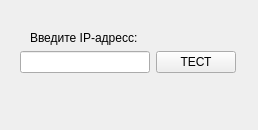
<?xml version="1.0" encoding="UTF-8"?>
<ui version="4.0">
 <class>MainWindow</class>
 <widget class="QMainWindow" name="MainWindow">
  <property name="geometry">
   <rect>
    <x>0</x>
    <y>0</y>
    <width>258</width>
    <height>130</height>
   </rect>
  </property>
  <property name="windowTitle">
   <string>MainWindow</string>
  </property>
  <widget class="QWidget" name="centralwidget">
   <widget class="QLabel" name="ip_label">
    <property name="geometry">
     <rect>
      <x>30</x>
      <y>30</y>
      <width>111</width>
      <height>16</height>
     </rect>
    </property>
    <property name="text">
     <string>Введите IP-адресс:</string>
    </property>
   </widget>
   <widget class="QWidget" name="layoutWidget">
    <property name="geometry">
     <rect>
      <x>20</x>
      <y>50</y>
      <width>216</width>
      <height>25</height>
     </rect>
    </property>
    <layout class="QHBoxLayout" name="horizontalLayout">
     <item>
      <widget class="QLineEdit" name="ip_lineEdit"/>
     </item>
     <item>
      <widget class="QPushButton" name="check_pushButton">
       <property name="text">
        <string>ТЕСТ</string>
       </property>
      </widget>
     </item>
    </layout>
   </widget>
  </widget>
 </widget>
 <resources/>
 <connections>
  <connection>
   <sender>ip_lineEdit</sender>
   <signal>editingFinished()</signal>
   <receiver>check_pushButton</receiver>
   <slot>animateClick()</slot>
   <hints>
    <hint type="sourcelabel">
     <x>134</x>
     <y>66</y>
    </hint>
    <hint type="destinationlabel">
     <x>190</x>
     <y>54</y>
    </hint>
   </hints>
  </connection>
 </connections>
</ui>
